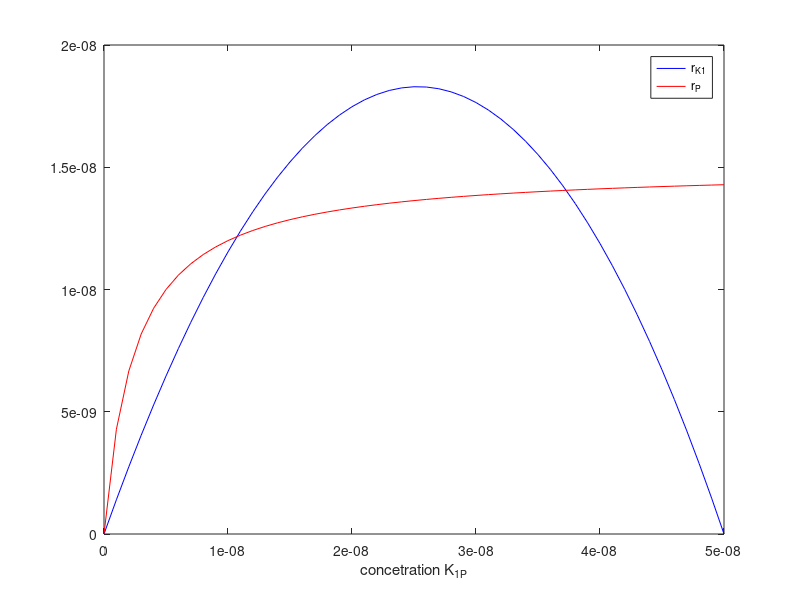

This figure's MATLAB source: (Note: this script raises an error after producing the figure.)
clear all

% a)

%Two state model: K1, K1P

N = [-1 0  1 0     % stoichiometric matrix
      1 0 -1 0];
     
    %K1;K2;Feed;P;P_mass
k = [30;30;0;3;0.75*10^8];

    %K1;K2;Feed;P
K = [10^(-6);10^(-6);0;2.5*10^(-9)];

rates = @(K,k,c)[ k(1) * c(3) .* c(1) ./ (Km(1) + c(1))
                  k(2) * c(2) .* c(1) ./ (Km(2) + c(1))
                  k(4) * c(4) .* c(3) ./ (Km(4) + c(3))
                  k(5) * c(4) .* c(3)] ;
              
dconc = @(K, k, c) N * rates(K,k,c) ; 

% b)

c_K1_T = 5*10^(-8);
c_P = 5*10^(-9);
c_K1P = 0:10^(-9):c_K1_T;
c_K1 = c_K1_T - c_K1P;

r_K1 = (k(1) * c_K1P .* c_K1) ./ (K(1) + c_K1) ;
r_P = (k(4) * c_P .* c_K1P) ./ (K(4) + c_K1P) ;

figure('Name', 'r_K1, r_P', 'Color', 'w');
plot(c_K1P,r_K1,'Color','b');
hold on
plot(c_K1P,r_P,'Color','r');
xlabel('concetration K_{1P}');
legend({'r_{K1}', 'r_{P}'})

% c)

clear c_K1P c_K1 r_K1 r_P

syms c_K1P c_K1
dc_K1 = sym('-(k_K1 * c_K1P * c_K1) / (K_K1 + c_K1) + (k_P * c_P * c_K1P) / (K_P + c_K1P)');
dc_K1P = sym ('k_K1 * c_K1P * c_K1 / (K_K1 + c_K1) - (k_P * c_P * c_K1P) / (K_P + c_K1P)');
nullcline_K1 = solve(dc_K1 ,c_K1);    % we have solved for C_K1 in both nullclines
nullcline_K1P = solve(dc_K1P ,c_K1);

 % we have solved for C_K1 in both nullclines. Nullclines appear to be same. In
 % order to find the ss we need to find the points in which the two
 % nullclines intersect. So we need one more equation. This is the
 % conservation of the total concetration of K1. C_K1 = C_K1_T - C_K1P.

ss_K1P   = solve(sym('c_K1_T - c_K1P') - nullcline_K1, c_K1P);

syms ss_K1

ss_K1_1  = solve(sym('c_K1_T - ss_K1') - ss_K1P(1),ss_K1);
ss_K1_2  = solve(sym('c_K1_T - ss_K1') - ss_K1P(2),ss_K1);


ss_K1_eval1 = eval(subs(ss_K1_1,{'k_K1','k_P','K_K1','K_P','c_P','c_K1_T'}, [k(1) k(4) K(1) K(4) c_P c_K1_T]));
ss_K1_eval2 = eval(subs(ss_K1_2,{'k_K1','k_P','K_K1','K_P','c_P','c_K1_T'}, [k(1) k(4) K(1) K(4) c_P c_K1_T]));
ss_K1P_eval1 = eval(subs(ss_K1P(1),{'k_K1','k_P','K_K1','K_P','c_P','c_K1_T'}, [k(1) k(4) K(1) K(4) c_P c_K1_T]));
ss_K1P_eval2 = eval(subs(ss_K1P(2),{'k_K1','k_P','K_K1','K_P','c_P','c_K1_T'}, [k(1) k(4) K(1) K(4) c_P c_K1_T]));

figure('Name', 'Steady States', 'Color', 'w');
plot([ss_K1P_eval1 ss_K1P_eval2],[ss_K1_eval1 ss_K1_eval2],'p');
xlabel('concetration K_{1P}');
ylabel('concetration K_{1}');

% d)

syms c_K1P c_K1
dc_K1 = sym('-(k_K1 * c_K1P * c_K1) / (K_K1 + c_K1) + (k_P2 * c_P * c_K1P)');
dc_K1P = sym ('k_K1 * c_K1P * c_K1 / (K_K1 + c_K1) - (k_P2 * c_P * c_K1P)');
nullcline_K1 = solve(dc_K1 ,c_K1);    % we have solved for C_K1 in both nullclines
nullcline_K1P = solve(dc_K1P ,c_K1);

 % we have solved for C_K1 in both nullclines. Nullclines are the same. In
 % order to find the ss we need to find the points in which the two
 % nullclines intersect. So we need one more equation. This is the
 % conservation of the total concetration of K1. C_K1 = C_K1_T - C_K1P.

ss_K1P   = solve(sym('c_K1_T - c_K1P') - nullcline_K1, c_K1P);

syms ss_K1

ss_K1_1  = solve(sym('c_K1_T - ss_K1') - ss_K1P,ss_K1);


ss_K1_eval = eval(subs(ss_K1_1,{'k_K1','k_P2','K_K1','c_P','c_K1_T'}, [k(1) k(5) K(1) c_P c_K1_T]));
ss_K1P_eval = eval(subs(ss_K1P(1),{'k_K1','k_P2','K_K1','c_P','c_K1_T'}, [k(1) k(5) K(1) c_P c_K1_T]));

figure('Name', 'Steady States', 'Color', 'w');
plot(ss_K1P_eval,ss_K1_eval,'p');
xlabel('concetration K_{1P}');
ylabel('concetration K_{1}');

% we observe 1 ss less



